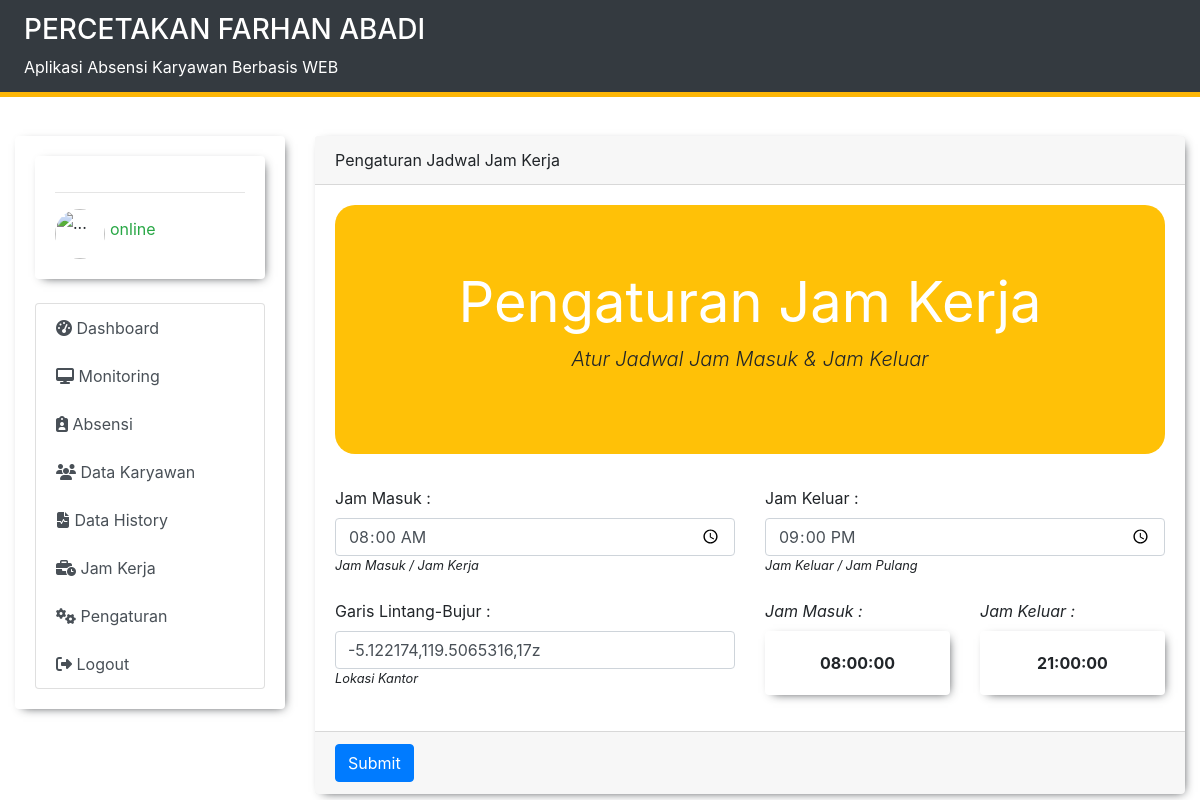
The page /jam_kerja.php (signed in) on the database its author committed.
### tables this page shows
CREATE TABLE `tbl_jadwal` (
  `id_jam` int(10) NOT NULL,
  `jam_masuk` time NOT NULL,
  `jam_keluar` time NOT NULL,
  `lokasi` varchar(50) NOT NULL,
  PRIMARY KEY (`id_jam`)
);

### jam_kerja.php (the view, shortened to what this page needs)
<?php
    require 'template/header.php';
    require 'template/navbar.php';
?>
<?php
    include 'db/koneksi.php';
    $query_jadwal = mysqli_query($koneksi,"SELECT * FROM tbl_jadwal");
    $row = mysqli_fetch_assoc($query_jadwal);
?>
<div class="col-md-9 mt-4">
    <div class="card">
        <div class="card-header">
            Pengaturan Jadwal Jam Kerja
        </div>
        <div class="card-body">
        <div class="jumbotron jumbotron-fluid bg-warning text-center">
            <div class="container">
                <h4 class="display-4 text-white"><b>Pengaturan Jam Kerja</b></h4>
                <p class="lead"><i>Atur Jadwal Jam Masuk & Jam Keluar </i></p>
            </div>
            </div>
           <form action="proses/proses_jadwal.php" method="post">
             <div class="row">
                <div class="col-md-6">
                    <label for="">Jam Masuk :</label>
                    <input type="time" name="jam_masuk" class="form-control" value="<?= $row['jam_masuk'];?>" >
                    <small> <i>Jam Masuk / Jam Kerja</i> </small>
                </div>
                    <div class="col-md-6">
                    <label for="">Jam Keluar :</label>
                    <input type="time" name="jam_keluar" class="form-control"  value="<?= $row['jam_keluar'];?>" >
                    <small> <i>Jam Keluar / Jam Pulang</i> </small>
                    </div>
                </div>
                <br>
                <div class="row">
                    <div class="col-md-6">
                        <label for="">Garis Lintang-Bujur :</label>
                        <input type="text" name="lokasi" class="form-control"  value="<?= $row['lokasi'];?>" required>
                        <small><i>Lokasi Kantor </i></small>
                </div>
                    <div class="col-md-6">
                    <div class="row">
                        <div class="col-md-6">
                            <label for=""><i>Jam Masuk :</i></label>
                            <div class="card">
                                <div class="card-body">
                                    <center>
                                    <b><?= $row['jam_masuk'];?></b>
                                    </center>
                                </div>
                            </div>
                        </div>
                        <div class="col-md-6">
                            <label for=""><i>Jam Keluar :</i></label>
                        <div class="card">
                                <div class="card-body">
                                  <center>
                                  <b><?= $row['jam_keluar'];?></b>
                                  </center>
                                </div>
                            </div>
                        </div>
                    </div>
                </div>
                </div>
        </div>
        <div class="card-footer">
        <button type="submit" name="jadwal_kerja" class="btn btn-primary">Submit</button>
        </div>
    </div>
</div>
<?php
    require 'template/footer.php';
?>

### template/navbar.php (style rules this page uses)
.card { border : 0; box-shadow: 3px 3px 10px -5px; }

### jam_kerja.php (style rules this page uses)
.jumbotron { border-radius: 20px; }

### rows shown on the page
tbl_jadwal: jam_masuk "08:00:00", jam_keluar "21:00:00", lokasi "-5.122174,119.5065316,17z"

### other values the page prints
$_SESSION['status'] "online"
